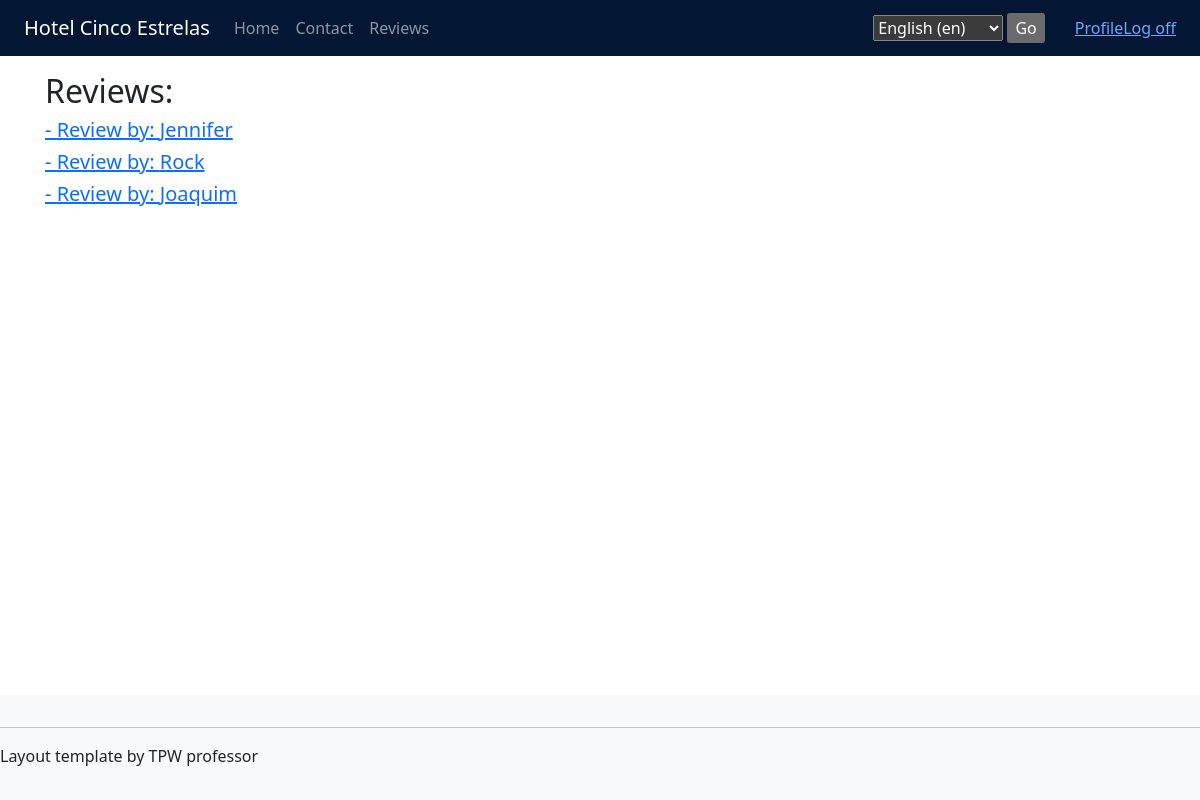
Page /functionalities/admin/reviews (signed in) on the committed database.
### app/models.py (models this page shows, shortened)
class Review(models.Model):
    user = models.ForeignKey(User, on_delete=models.CASCADE)
    review = models.CharField(max_length=500, null=False)
    date = models.DateTimeField(null=False)
    rating = models.PositiveIntegerField(validators=[MinValueValidator(1), MaxValueValidator(5)], default=0, blank=False, null=False)

class User(models.Model):
    name = models.CharField(max_length=100)
    email = models.EmailField(max_length=100, unique=True)
    password = models.CharField(max_length=20)
    phone = models.CharField(max_length=9)
    address = models.CharField(max_length=100)
    birthdate = models.DateField()
    rooms = models.ManyToManyField('Room', through='Booking')
    image = models.ImageField(upload_to='images/', null=True, blank=True, default=None)
    objects = UserManager()

### app/views.py (the view)
# urls.py: path('functionalities/admin/reviews', views.view_reviews, name='view_reviews'),
@login_required()
@user_passes_test(superuser_check)
def view_reviews(request):
    params = {
        'title': 'Reviews',
        'reviews': Review.objects.all(),
    }
    return render(request, 'view_reviews.html', params)

### app/views.py (called while the page is built)
def superuser_check(user):
    return user.is_superuser

### app/templates/view_reviews.html
{% extends "layout.html" %}
{% block content %}
<h2>{{ title }}:</h2>
{% for review in reviews %}
<h5><a href="reviews/{{review.id}}">- Review by: {{ review.user.name }}</a></h5>
{% endfor %}
{% endblock %}

### rows in the picture
Review: user.name "Jennifer"
Review: user.name "Rock"
Review: user.name "Joaquim"

### other values in the picture
{{ title }} "Reviews"
form field language "English (en)"
